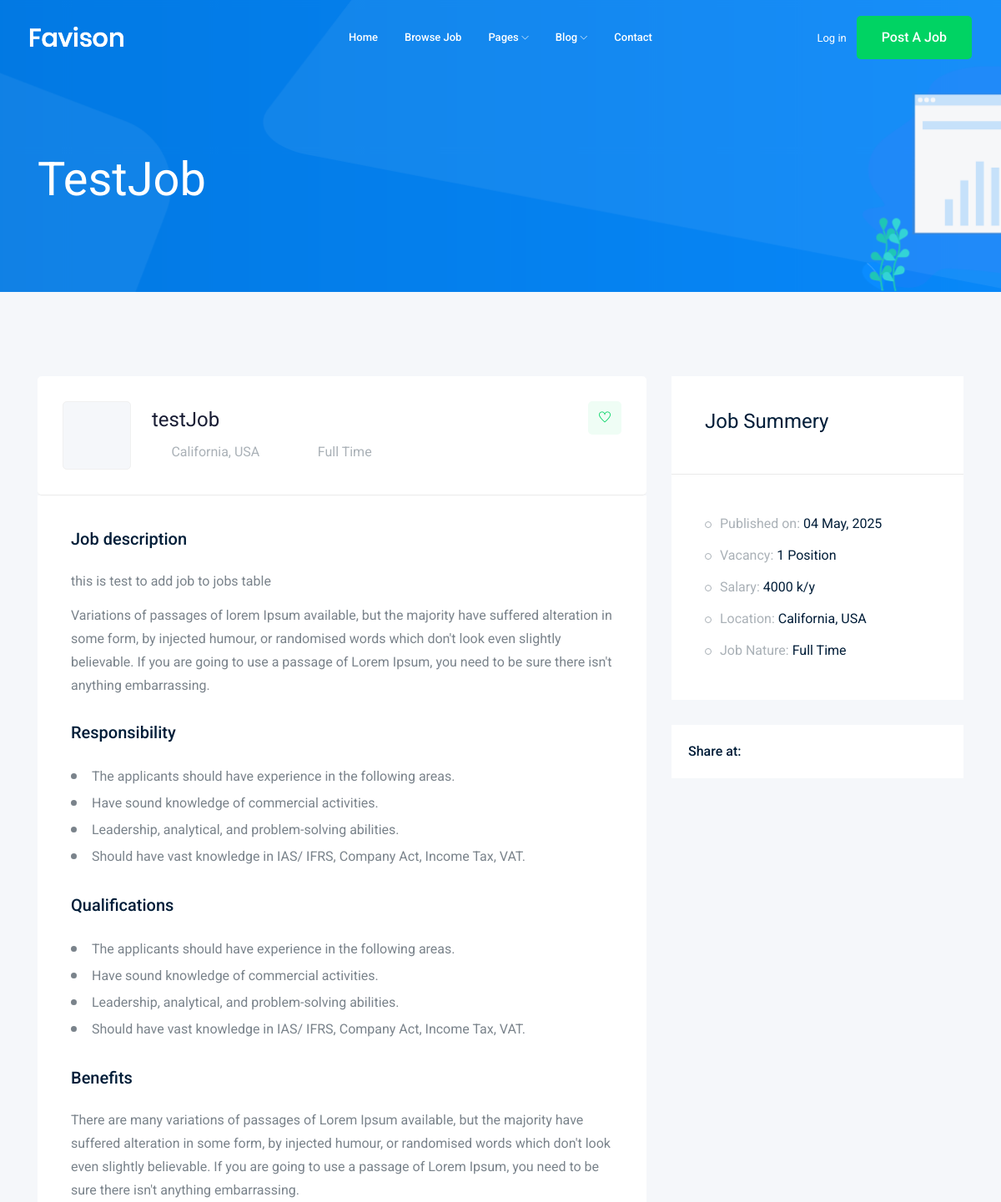
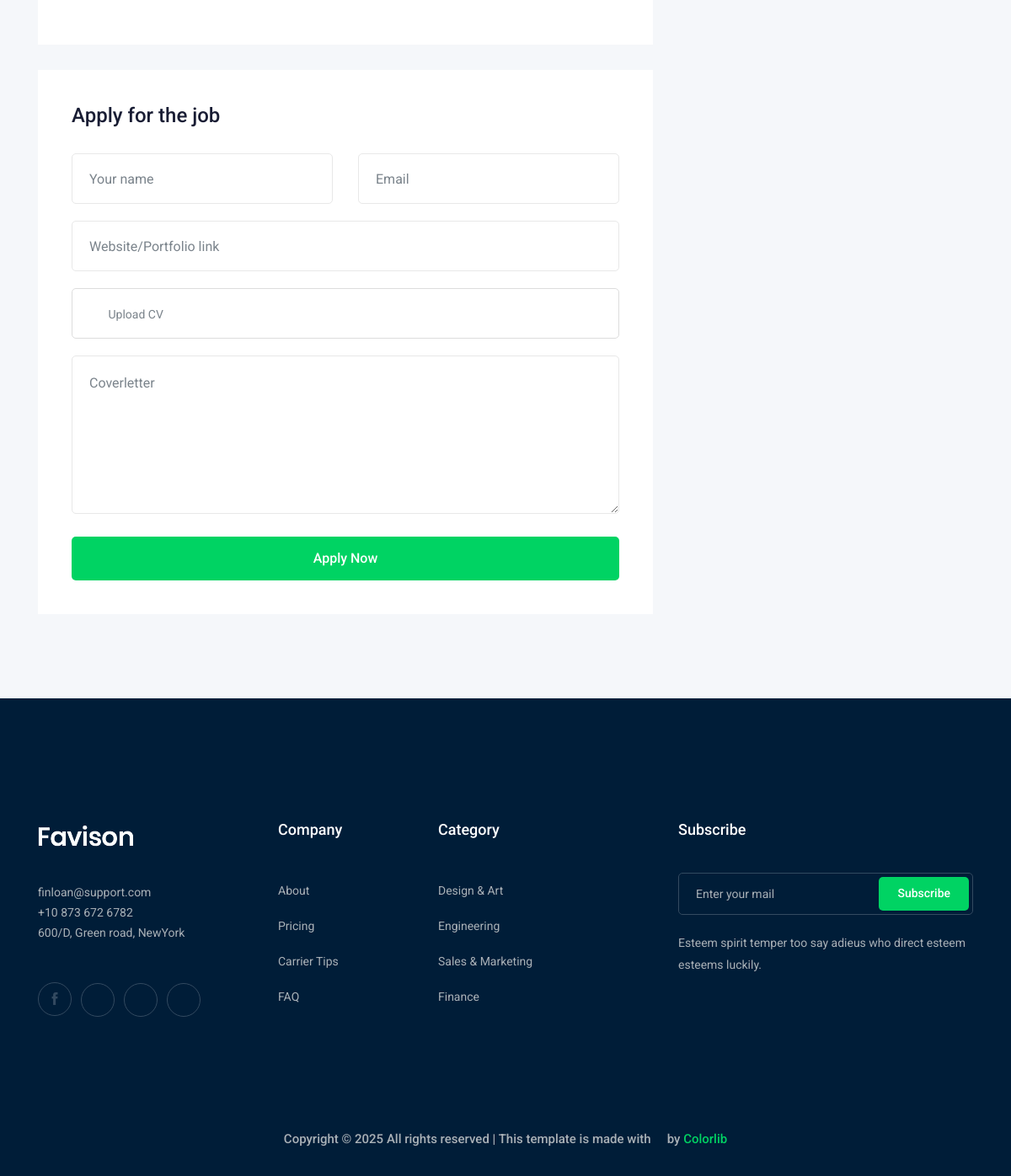
Screenshot of /jobs/1 with the database file from the repository (2 pictures, top to bottom).
### job/models.py (models this page shows, shortened)
class Job(models.Model):
    title = models.CharField(max_length=200)
    job_type = models.CharField(max_length=15,choices=JOB_TYPE)
    description = models.TextField(max_length=1000)
    published_at = models.DateTimeField(auto_now=True)
    vacancy = models.IntegerField(default= 1)
    salary = models.IntegerField(default=0)
    experience = models.IntegerField(default=1)
    category = models.ForeignKey('Category', verbose_name="Category", on_delete=models.CASCADE)
    image = models.ImageField(upload_to=upload_image)

### job/views.py (the view)
# urls.py: path('<int:id>',views.job_details,name="Job_details")
def job_details(request, id):
    job_detail = get_object_or_404(Job,id=id)
    context = {
        'job':job_detail,
    }
    return render(request, 'job/job_details.html',context)

### job/templates/job/job_details.html (shortened to what this page needs)
{% extends "base.html" %}
{% block content %}
    <div class="bradcam_area bradcam_bg_1">
        <div class="container">
            <div class="row">
                <div class="col-xl-12">
                    <div class="bradcam_text">
                        <h3>{{job.title}}</h3>
                    </div>
                </div>
            </div>
        </div>
    </div>
    <div class="job_details_area">
        <div class="container">
            <div class="row">
                <div class="col-lg-8">
                    <div class="job_details_header">
                        <div class="single_jobs white-bg d-flex justify-content-between">
                            <div class="jobs_left d-flex align-items-center">
                                <div class="thumb">
                                </div>
                                <div class="jobs_conetent">
                                    <a href="#"><h4>{{job.title}}</h4></a>
                                    <div class="links_locat d-flex align-items-center">
                                        <div class="location">
                                            <p> <i class="fa fa-map-marker"></i> California, USA</p>
                                        </div>
                                        <div class="location">
                                            <p> <i class="fa fa-clock-o"></i>{{job.job_type}} </p>
                                        </div>
                                    </div>
                                </div>
                            </div>
                            <div class="jobs_right">
                                <div class="apply_now">
                                    <a class="heart_mark" href="#"> <i class="ti-heart"></i> </a>
                                </div>
                            </div>
                        </div>
                    </div>
                    <div class="descript_wrap white-bg">
                        <div class="single_wrap">
                            <h4>Job description</h4>
                            <p>{{job.description}} </p>
                            <p>Variations of passages of lorem Ipsum available, but the majority have suffered alteration in some form, by injected humour, or randomised words which don't look even slightly believable. If you are going to use a passage of Lorem Ipsum, you need to be sure there isn't anything embarrassing.</p>
                        </div>
                        <div class="single_wrap">
                            <h4>Responsibility</h4>
                            <ul>
                                <li>The applicants should have experience in the following areas.
                                </li>
                                <li>Have sound knowledge of commercial activities.</li>
                                <li>Leadership, analytical, and problem-solving abilities.</li>
                                <li>Should have vast knowledge in IAS/ IFRS, Company Act, Income Tax, VAT.</li>
                            </ul>
                        </div>
                        <div class="single_wrap">
                            <h4>Qualifications</h4>
                            <ul>
                                <li>The applicants should have experience in the following areas.
                                </li>
                                <li>Have sound knowledge of commercial activities.</li>
                                <li>Leadership, analytical, and problem-solving abilities.</li>
                                <li>Should have vast knowledge in IAS/ IFRS, Company Act, Income Tax, VAT.</li>
                            </ul>
                        </div>
                        <div class="single_wrap">
                            <h4>Benefits</h4>
                            <p>There are many variations of passages of Lorem Ipsum available, but the majority have suffered alteration in some form, by injected humour, or randomised words which don't look even slightly believable. If you are going to use a passage of Lorem Ipsum, you need to be sure there isn't anything embarrassing.</p>
                        </div>
                    </div>
                    <div class="apply_job_form white-bg">
                        <h4>Apply for the job</h4>
                        <form action="#">
                            <div class="row">
                                <div class="col-md-6">
                                    <div class="input_field">
                                        <input type="text" placeholder="Your name">
                                    </div>
                                </div>
                                <div class="col-md-6">
                                    <div class="input_field">
                                        <input type="text" placeholder="Email">
                                    </div>
                                </div>
                                <div class="col-md-12">
                                    <div class="input_field">
                                        <input type="text" placeholder="Website/Portfolio link">
                                    </div>
                                </div>
                                <div class="col-md-12">
                                    <div class="input-group">
                                        <div class="input-group-prepend">
                                          <button type="button" id="inputGroupFileAddon03"><i class="fa fa-cloud-upload" aria-hidden="true"></i>
                                          </button>
                                        </div>
                                        <div class="custom-file">
                                          <label class="custom-file-label" for="inputGroupFile03">Upload CV</label>
                                        </div>
                                      </div>
                                </div>
                                <div class="col-md-12">
                                    <div class="input_field">
                                        <textarea name="#" id="" cols="30" rows="10" placeholder="Coverletter"></textarea>
                                    </div>
                                </div>
                                <div class="col-md-12">
                                    <div class="submit_btn">
                                        <button class="boxed-btn3 w-100" type="submit">Apply Now</button>
                                    </div>
                                </div>
                            </div>
                        </form>
                    </div>
                </div>
                <div class="col-lg-4">
                    <div class="job_sumary">
                        <div class="summery_header">
                            <h3>Job Summery</h3>
                        </div>
                        <div class="job_content">
                            <ul>
                                <li>Published on: <span>{{job.published_at|date:'d M, Y'}} </span></li>
                                <li>Vacancy: <span>{{job.vacancy}} Position</span></li>
                                <li>Salary: <span>{{job.salary}} k/y</span></li>
                                <li>Location: <span>California, USA</span></li>
                                <li>Job Nature: <span>{{job.job_type}} </span></li>
                            </ul>
                        </div>
                    </div>
                    <div class="share_wrap d-flex">
                        <span>Share at:</span>
                        <ul>
                            <li><a href="#"> <i class="fa fa-facebook"></i></a> </li>
                            <li><a href="#"> <i class="fa fa-google-plus"></i></a> </li>
                            <li><a href="#"> <i class="fa fa-twitter"></i></a> </li>
                            <li><a href="#"> <i class="fa fa-envelope"></i></a> </li>
                        </ul>
                    </div>
                    <div class="job_location_wrap">
                        <div class="job_lok_inner">
                            <div id="map" style="height: 200px;"></div>
                          </div>
                    </div>
                </div>
            </div>
        </div>
    </div>
{% endblock content %}

### rows the page displays
Job: title "TestJob", title "testJob", job_type "Full Time", description "this is test to add job to jobs table", published_at "04 May, 2025", vacancy "1", salary "4000"
